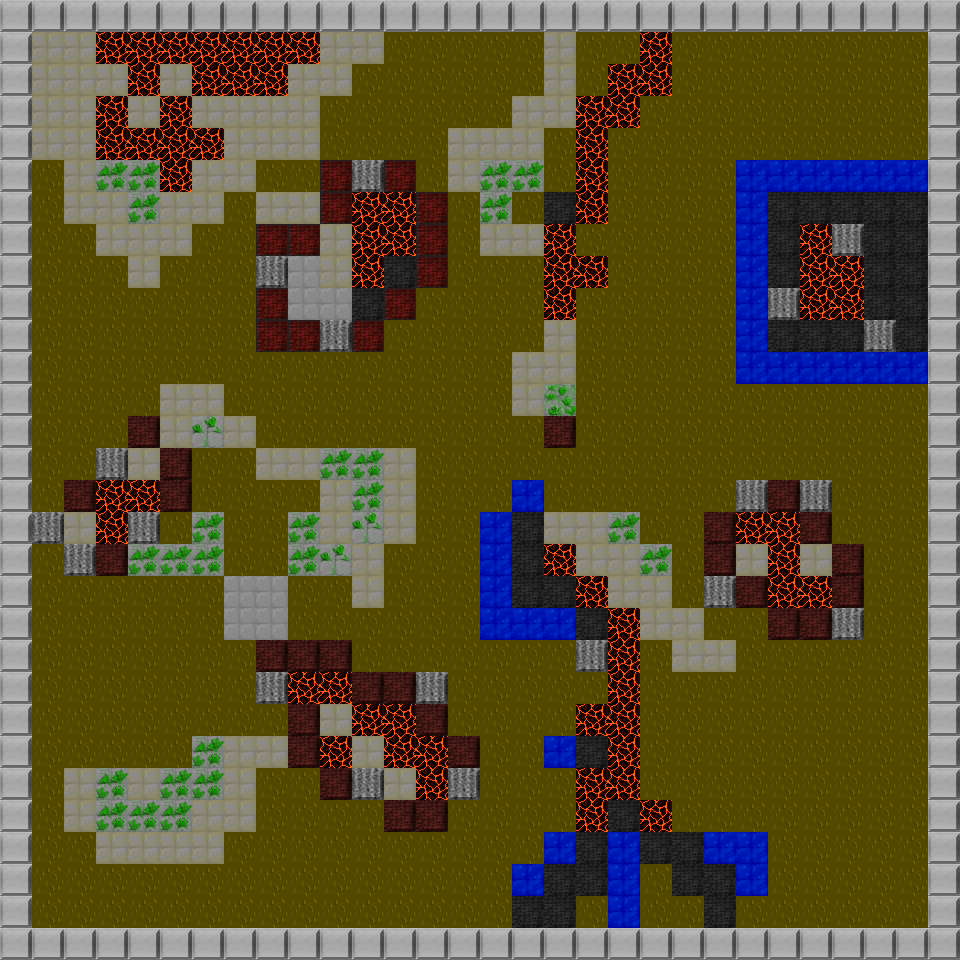

Tiled map render using the project's own tile images. Description and the whole map definition, tile-layer contents included, below:
An orthogonal 30x30 tile map with 32x32 px tiles, 1 tile layer (background_layer), 5 tilesets and 8 objects.

<map version="1.0" orientation="orthogonal" renderorder="right-down" width="30" height="30" tilewidth="32" tileheight="32" nextobjectid="34">
 <tileset firstgid="1" name="landscape" tilewidth="32" tileheight="32" tilecount="64">
  <image source="../tiles/landscape.png" width="256" height="256" />
 </tileset>
 <tileset firstgid="65" name="lava" tilewidth="32" tileheight="32" tilecount="9">
  <image source="../tiles/lava.png" width="96" height="96" />
 </tileset>
 <tileset firstgid="74" name="key" tilewidth="24" tileheight="32" tilecount="1">
  <image source="../tiles/key.png" width="24" height="32" />
 </tileset>
 <tileset firstgid="75" name="bat" tilewidth="32" tileheight="32" tilecount="16">
  <image source="../tiles/bat-sprite32x32.png" width="128" height="128" />
 </tileset>
 <tileset firstgid="91" name="door" tilewidth="16" tileheight="32" tilecount="1536">
  <image source="../tiles/door.png" width="1024" height="768" />
 </tileset>
 <layer name="background_layer" width="30" height="30">
  <data encoding="csv">
22,22,22,22,22,22,22,22,22,22,22,22,22,22,22,22,22,22,22,22,22,22,22,22,22,22,22,22,22,22,
22,2,2,69,69,69,69,69,69,69,2,2,50,50,50,50,50,2,50,50,69,50,50,50,50,50,50,50,50,22,
22,2,2,2,69,2,69,69,69,2,2,50,50,50,50,50,50,2,50,69,69,50,50,50,50,50,50,50,50,22,
22,2,2,69,2,69,2,2,2,2,50,50,50,50,50,50,2,2,69,69,50,50,50,50,50,50,50,50,50,22,
22,2,2,69,69,69,69,2,2,2,50,50,50,50,2,2,2,50,69,50,50,50,50,50,50,50,50,50,50,22,
22,50,2,13,13,69,2,2,50,50,37,33,37,50,2,13,13,50,69,50,50,50,50,45,45,45,45,45,45,22,
22,50,2,2,13,2,2,50,2,2,37,69,69,37,50,13,50,38,69,50,50,50,50,45,38,38,38,38,38,22,
22,50,50,2,2,2,50,50,37,37,2,69,69,37,50,2,2,69,50,50,50,50,50,45,38,69,33,38,38,22,
22,50,50,50,2,50,50,50,33,1,2,69,38,37,50,50,50,69,69,50,50,50,50,45,38,69,69,38,38,22,
22,50,50,50,50,50,50,50,37,1,1,38,37,50,50,50,50,69,50,50,50,50,50,45,33,69,69,38,38,22,
22,50,50,50,50,50,50,50,37,37,33,37,50,50,50,50,50,2,50,50,50,50,50,45,38,38,38,33,38,22,
22,50,50,50,50,50,50,50,50,50,50,50,50,50,50,50,2,2,50,50,50,50,50,45,45,45,45,45,45,22,
22,50,50,50,50,2,2,50,50,50,50,50,50,50,50,50,2,12,50,50,50,50,50,50,50,50,50,50,50,22,
22,50,50,50,34,2,3,2,50,50,50,50,50,50,50,50,50,34,50,50,50,50,50,50,50,50,50,50,50,22,
22,50,50,33,2,34,50,50,2,2,13,13,2,50,50,50,50,50,50,50,50,50,50,50,50,50,50,50,50,22,
22,50,34,69,69,34,50,50,50,50,2,13,2,50,50,50,45,50,50,50,50,50,50,33,34,33,50,50,50,22,
22,33,2,69,33,50,13,50,50,13,2,3,2,50,50,45,38,2,2,13,50,50,34,69,69,34,50,50,50,22,
22,50,33,34,13,13,13,50,50,13,3,2,50,50,50,45,38,69,2,2,13,50,34,2,69,2,34,50,50,22,
22,50,50,50,50,50,50,1,1,50,50,2,50,50,50,45,38,38,69,2,2,50,33,34,69,69,34,50,50,22,
22,50,50,50,50,50,50,1,1,50,50,50,50,50,50,45,45,45,38,69,2,2,50,50,34,34,33,50,50,22,
22,50,50,50,50,50,50,50,34,34,34,50,50,50,50,50,50,50,33,69,50,2,2,50,50,50,50,50,50,22,
22,50,50,50,50,50,50,50,33,69,69,34,34,33,50,50,50,50,50,69,50,50,50,50,50,50,50,50,50,22,
22,50,50,50,50,50,50,50,50,34,2,69,69,34,50,50,50,50,69,69,50,50,50,50,50,50,50,50,50,22,
22,50,50,50,50,50,13,2,2,34,69,2,69,69,34,50,50,45,38,69,50,50,50,50,50,50,50,50,50,22,
22,50,2,13,2,13,13,2,50,50,34,33,2,69,33,50,50,50,69,69,50,50,50,50,50,50,50,50,50,22,
22,50,2,13,13,13,2,2,50,50,50,50,34,34,50,50,50,50,69,38,69,50,50,50,50,50,50,50,50,22,
22,50,50,2,2,2,2,50,50,50,50,50,50,50,50,50,50,45,38,45,38,38,45,45,50,50,50,50,50,22,
22,50,50,50,50,50,50,50,50,50,50,50,50,50,50,50,45,38,38,45,50,38,38,45,50,50,50,50,50,22,
22,50,50,50,50,50,50,50,50,50,50,50,50,50,50,50,38,38,50,45,50,50,38,50,50,50,50,50,50,22,
22,22,22,22,22,22,22,22,22,22,22,22,22,22,22,22,22,22,22,22,22,22,22,22,22,22,22,22,22,22
</data>
 </layer>
 <objectgroup name="collectables_layer">
  <object id="1" gid="74" x="867" y="896" width="24" height="32" />
  <object id="2" gid="74" x="131" y="799" width="24" height="32" />
  <object id="3" gid="74" x="132" y="319" width="24" height="32" />
  <object id="4" gid="74" x="738" y="98" width="24" height="32" />
 </objectgroup>
 <objectgroup name="enemies_layer">
  <object id="5" gid="76" x="865" y="189" width="32" height="32" />
  <object id="6" gid="76" x="733" y="643" width="32" height="32" />
  <object id="8" gid="76" x="59" y="476" width="32" height="32" />
 </objectgroup>
 <objectgroup name="exit_layer">
  <object id="33" gid="1001" x="222" y="577" width="70" height="60" />
 </objectgroup>
</map>
